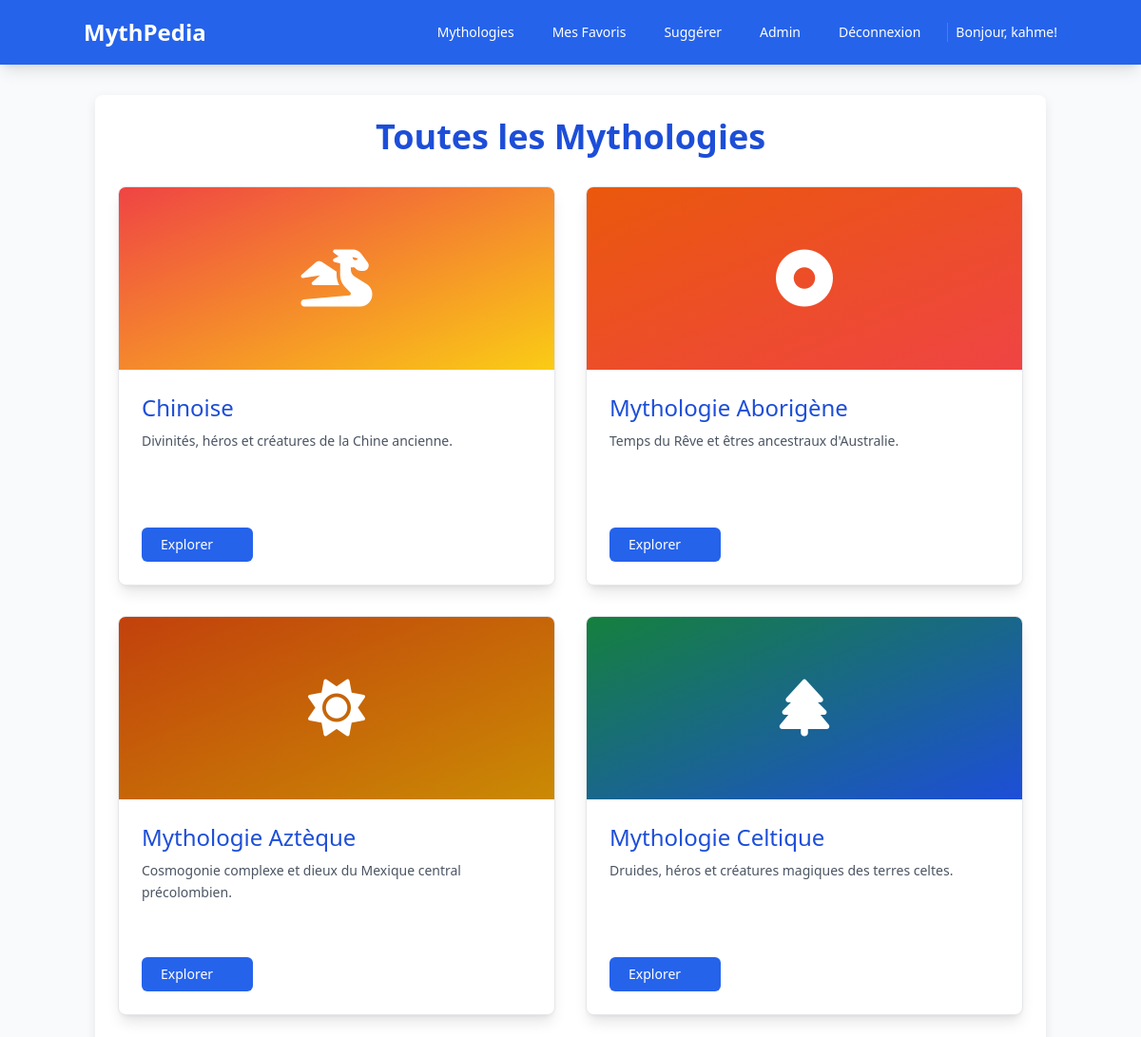
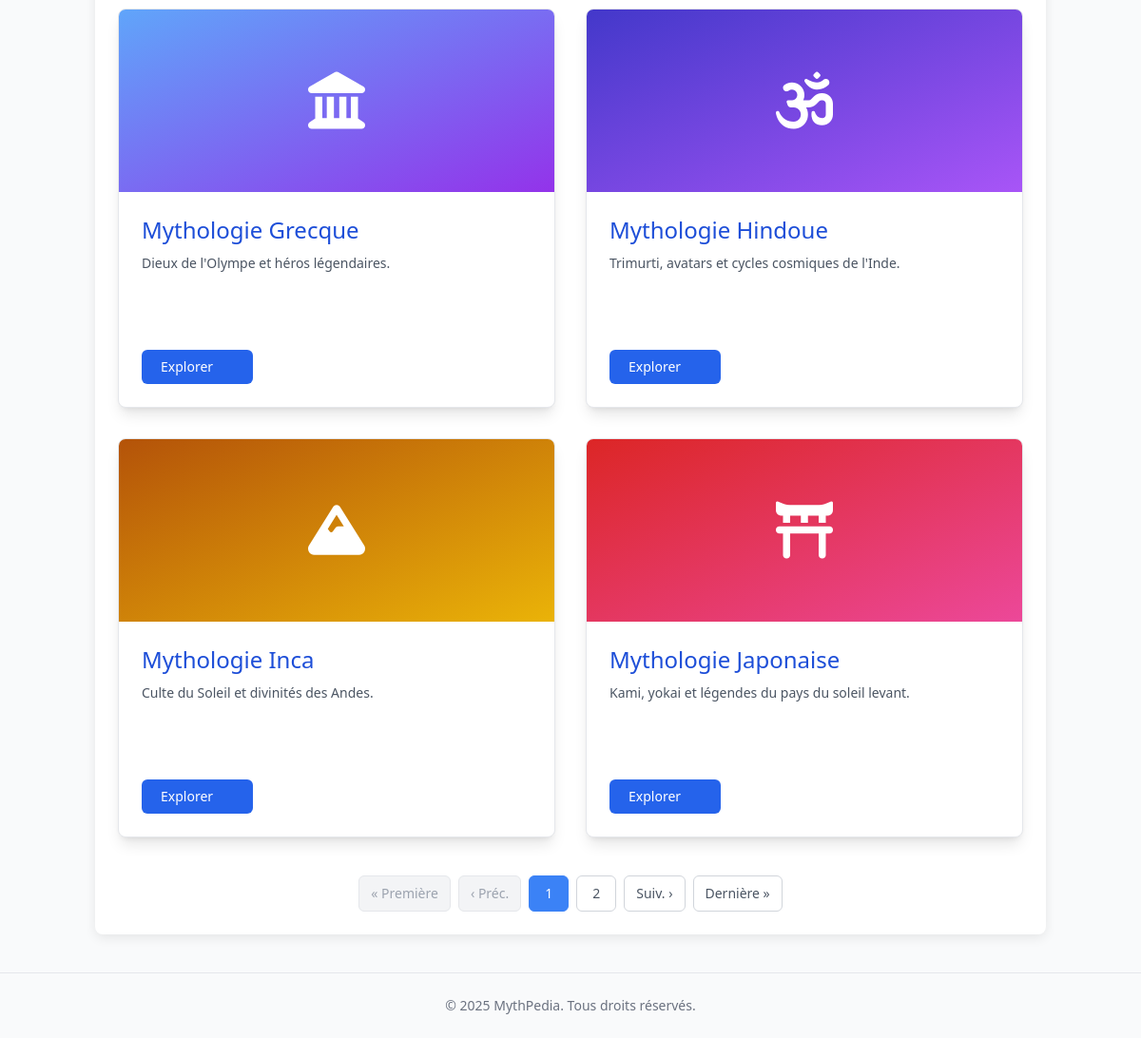
The page /mythpedia/ (signed in) on the database its author committed (2 pictures, top to bottom).
### mythpedia/models.py (models this page shows, shortened)
class Mythology(models.Model):
    title = models.CharField(max_length=100, verbose_name="Titre de la Mythologie")
    slug = models.SlugField(max_length=110, unique=True, blank=True, help_text="Identifiant URL (auto-généré à partir du titre si laissé vide)")
    icon_class = models.CharField(max_length=50, help_text="Classe Font Awesome (ex: 'fa-dragon')")
    color_from = models.CharField(max_length=50, help_text="Classe Tailwind pour début gradient (ex: 'from-red-500')")
    color_to = models.CharField(max_length=50, help_text="Classe Tailwind pour fin gradient (ex: 'to-yellow-400')")
    description = models.TextField(verbose_name="Description Complète")
    card_summary = models.CharField(max_length=200, blank=True, null=True, help_text="Texte court pour la carte principale (optionnel)")
    class Meta:
        verbose_name = "Mythologie"
        verbose_name_plural = "Mythologies"
        ordering = ['title']

### mythpedia/views.py (the view)
# urls.py: path('', views.mythology_list, name='mythology_list'),
@login_required
def mythology_list(request):
    all_mythologies = Mythology.objects.all().order_by('title')
    paginator = Paginator(all_mythologies, 8)
    page_number = request.GET.get('page')
    try:
        mythologies_page = paginator.page(page_number)
    except PageNotAnInteger:
        mythologies_page = paginator.page(1)
    except EmptyPage:
        mythologies_page = paginator.page(paginator.num_pages)
    context = {
        'mythologies_page': mythologies_page,
        'page_title': 'Liste des Mythologies'
    }
    return render(request, 'mythpedia/mythology_list.html', context)

### mythology_project/mythpedia/templates/mythpedia/mythology_list.html (shortened to what this page needs)
{% extends "mythpedia/base.html" %}
{% load static %}
{% block main_page_heading %}Toutes les Mythologies{% endblock %}
{% block content %}
    {% if mythologies_page.object_list %}
        <div class="grid grid-cols-1 md:grid-cols-2 gap-6 md:gap-8 mb-10">
            {% for mythology in mythologies_page.object_list %}
                <div class="bg-white rounded-lg shadow-lg hover:shadow-xl transition-shadow duration-300 overflow-hidden border border-gray-200 flex flex-col min-h-[420px]">
                    <div class="h-48 flex items-center justify-center text-white bg-gradient-to-br {{ mythology.color_from }} {{ mythology.color_to }} pattern-bg">
                        <i class="fas {{ mythology.icon_class }} text-6xl"></i>
                    </div>
                    <div class="p-6 flex-grow flex flex-col">
                        <h3 class="font-heading text-2xl text-blue-700 mb-2">{{ mythology.title }}</h3>
                        <p class="text-gray-600 text-sm mb-4 flex-grow leading-relaxed">
                            {{ mythology.card_summary|default:mythology.description|truncatewords:30|linebreaksbr }}
                        </p>
                        <a href="{% url 'mythpedia:mythology_detail' mythology_slug=mythology.slug %}"
                           class="self-start mt-auto inline-block px-5 py-2 bg-blue-600 text-white text-sm font-medium rounded-md hover:bg-blue-700 transition-colors group">
                            Explorer <span class="opacity-0 group-hover:opacity-100 transition-opacity duration-300 ml-1">→</span>
                        </a>
                    </div>
                </div>
            {% endfor %}
        </div>
        {% if mythologies_page.has_other_pages %}
            <nav aria-label="Pagination" class="mt-10 flex justify-center items-center space-x-2 text-sm">
                {% if mythologies_page.has_previous %}
                    <a href="?page=1" class="px-3 py-2 rounded-md border border-gray-300 bg-white text-gray-600 hover:bg-gray-100">« Première</a>
                    <a href="?page={{ mythologies_page.previous_page_number }}" class="px-3 py-2 rounded-md border border-gray-300 bg-white text-gray-600 hover:bg-gray-100">‹ Préc.</a>
                {% else %}
                    <span class="px-3 py-2 rounded-md border border-gray-200 bg-gray-100 text-gray-400 cursor-not-allowed">« Première</span>
                    <span class="px-3 py-2 rounded-md border border-gray-200 bg-gray-100 text-gray-400 cursor-not-allowed">‹ Préc.</span>
                {% endif %}
                {% for i in mythologies_page.paginator.page_range %}
                    {% if mythologies_page.number == i %}
                        <span class="px-4 py-2 rounded-md border border-blue-500 bg-blue-500 text-white z-10" aria-current="page">{{ i }}</span>
                    {% elif i > mythologies_page.number|add:'-3' and i < mythologies_page.number|add:'3' %}
                        <a href="?page={{ i }}" class="px-4 py-2 rounded-md border border-gray-300 bg-white text-gray-600 hover:bg-gray-100">{{ i }}</a>
                    {% elif i == mythologies_page.number|add:'-3' or i == mythologies_page.number|add:'3' %}
                         <span class="px-4 py-2 text-gray-500">...</span>
                    {% endif %}
                {% endfor %}
                {% if mythologies_page.has_next %}
                    <a href="?page={{ mythologies_page.next_page_number }}" class="px-3 py-2 rounded-md border border-gray-300 bg-white text-gray-600 hover:bg-gray-100">Suiv. ›</a>
                    <a href="?page={{ mythologies_page.paginator.num_pages }}" class="px-3 py-2 rounded-md border border-gray-300 bg-white text-gray-600 hover:bg-gray-100">Dernière »</a>
                {% else %}
                    <span class="px-3 py-2 rounded-md border border-gray-200 bg-gray-100 text-gray-400 cursor-not-allowed">Suiv. ›</span>
                    <span class="px-3 py-2 rounded-md border border-gray-200 bg-gray-100 text-gray-400 cursor-not-allowed">Dernière »</span>
                {% endif %}
            </nav>
        {% endif %}
    {% else %}
        <p class="text-gray-700 text-center">Aucune mythologie n'a été ajoutée pour le moment.</p>
    {% endif %}
{% endblock %}

### mythology_project/mythpedia/templates/mythpedia/base.html (shortened to what this page needs)
<!DOCTYPE html>
<html lang="fr">
<head>
    <script src="https://cdn.tailwindcss.com"></script>
    <link rel="stylesheet" href="https://cdnjs.cloudflare.com/ajax/libs/font-awesome/6.4.0/css/all.min.css">
</head>
<body class="bg-gray-50 text-gray-800">
    <nav class="bg-blue-600 text-white p-4 shadow-lg">
        <div class="container mx-auto flex justify-between items-center">
            <a href="{% if user.is_authenticated %}{% url 'mythpedia:mythology_list' %}{% else %}{% url 'login' %}{% endif %}" class="text-2xl font-bold hover:text-blue-100 transition-colors">MythPedia</a>
            <div class="flex items-center space-x-2 sm:space-x-3 md:space-x-4">
                <a href="{% url 'mythpedia:mythology_list' %}" class="px-3 py-2 rounded-md hover:bg-blue-700 transition-colors text-sm font-medium">Mythologies</a>
                {% if user.is_authenticated %}
                    <a href="{% url 'mythpedia:user_favorites_list' %}" class="px-3 py-2 rounded-md hover:bg-blue-700 transition-colors text-sm font-medium">Mes Favoris</a>
                    <a href="{% url 'mythpedia:submit_suggestion' %}" class="px-3 py-2 rounded-md hover:bg-blue-700 transition-colors text-sm font-medium">Suggérer</a>
                {% endif %}
                <div class="flex items-center space-x-2 sm:space-x-3 md:space-x-4">
                    {% if user.is_authenticated %}
                        {% if user.is_staff %}
                            <a href="{% url 'admin:index' %}" class="px-3 py-2 rounded-md hover:bg-blue-700 transition-colors text-sm font-medium">Admin</a>
                        {% endif %}
                        <a href="{% url 'logout' %}" class="px-3 py-2 rounded-md hover:bg-blue-700 transition-colors text-sm font-medium">Déconnexion</a>
                        <span class="text-sm font-medium pl-2 border-l border-blue-500 hidden sm:inline">Bonjour, {{ user.username }}!</span>
                    {% else %}
                        <a href="{% url 'register' %}" class="px-3 py-2 rounded-md hover:bg-blue-700 transition-colors text-sm font-medium">Inscription</a>
                        <a href="{% url 'login' %}" class="px-3 py-2 rounded-md hover:bg-blue-700 transition-colors text-sm font-medium">Connexion</a>
                    {% endif %}
                </div>
            </div>
        </div>
    </nav>
    <div class="content-area">
        <h1 class="text-4xl font-bold text-blue-700 mb-8 text-center">{% block main_page_heading %}{{ page_title|default:"Bienvenue" }}{% endblock %}</h1>
        {% block content %}{% endblock %}
    </div>
    <footer class="text-center p-6 mt-10 text-gray-500 text-sm border-t border-gray-200">
        <p>© {% now "Y" %} MythPedia. Tous droits réservés.</p>
    </footer>
</body>
</html>

### mythology_project/mythpedia/templates/mythpedia/base.html (style rules this page uses)
body { font-family: 'Segoe UI', Tahoma, Geneva, Verdana, sans-serif; }
.content-area { max-width: 1000px; margin: 2rem auto; padding: 1.5rem; background-color: #fff; border-radius: 8px; box-shadow: 0 4px 12px rgba(0,0,0,0.08); }

### rows shown on the page
Mythology: title "Chinoise", card_summary "Divinités, héros et créatures de la Chine ancienne."
Mythology: title "Mythologie Aborigène", card_summary "Temps du Rêve et êtres ancestraux d'Australie."
Mythology: title "Mythologie Aztèque", card_summary "Cosmogonie complexe et dieux du Mexique central précolombien."
Mythology: title "Mythologie Celtique", card_summary "Druides, héros et créatures magiques des terres celtes."
Mythology: title "Mythologie Grecque", card_summary "Dieux de l'Olympe et héros légendaires."
Mythology: title "Mythologie Hindoue", card_summary "Trimurti, avatars et cycles cosmiques de l'Inde."
Mythology: title "Mythologie Inca", card_summary "Culte du Soleil et divinités des Andes."
Mythology: title "Mythologie Japonaise", card_summary "Kami, yokai et légendes du pays du soleil levant."

### other values the page prints
{{ user.username }} "kahme"
{{ i }} "1"
{{ i }} "2"
